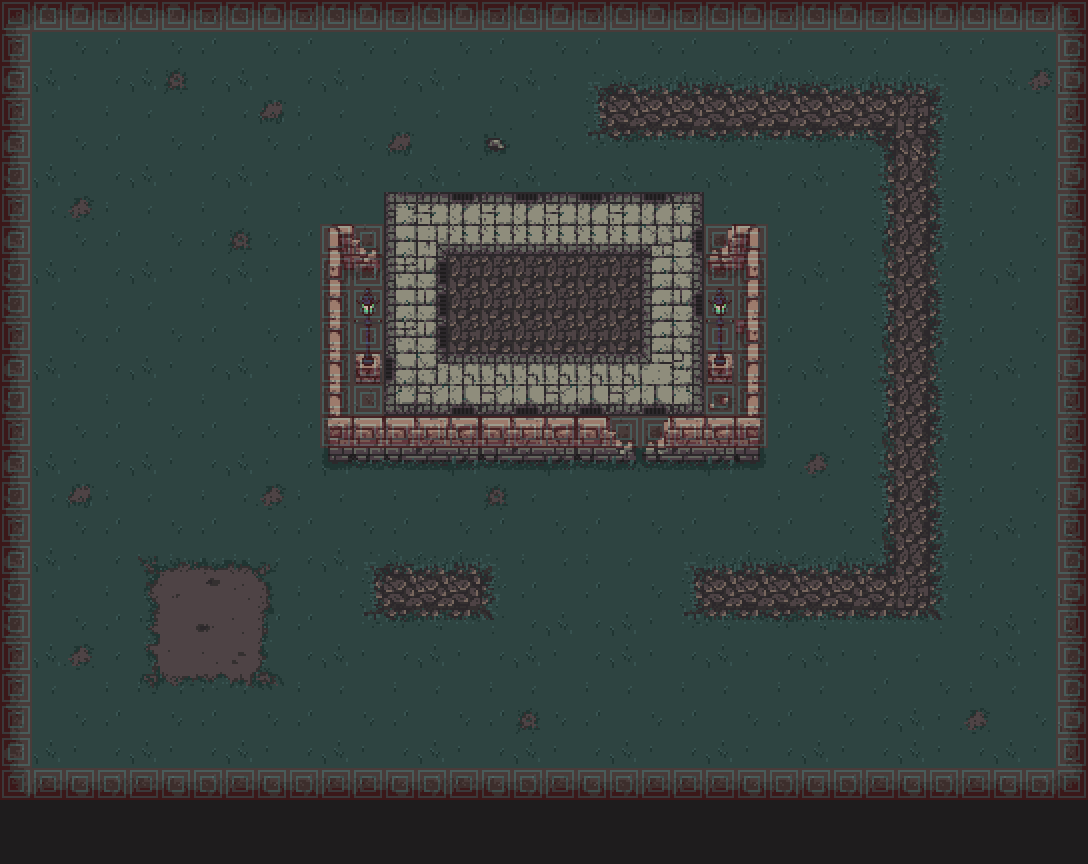

This game map was drawn from its Tiled (.tmx) file and the tilesets committed beside it. A one-line description and the trimmed map source follow:
An orthogonal 34x27 tile map with 32x32 px tiles, 3 tile layers (world_1, world_2, collision), 2 tilesets and 14 objects (4x knight, 4x civilian, 3x grave, player, mage, ...).

<map version="1.0" orientation="orthogonal" width="34" height="27" tilewidth="32" tileheight="32">
 <properties>
  <property name="background_color" value="#898989" />
 </properties>
 <tileset firstgid="1" name="metatiles" tilewidth="32" tileheight="32">
  <image source="collision_tiles.png" width="160" height="32" />
  <tile id="0">
   <properties>
    <property name="type" value="solid" />
   </properties>
  </tile>
  <tile id="1">
   <properties>
    <property name="type" value="lslope" />
   </properties>
  </tile>
  <tile id="2">
   <properties>
    <property name="type" value="rslope" />
   </properties>
  </tile>
  <tile id="3">
   <properties>
    <property name="type" value="platform" />
   </properties>
  </tile>
  <tile id="4">
   <properties>
    <property name="type" value="breakable" />
   </properties>
  </tile>
 </tileset>
 <tileset firstgid="6" name="map_normal_1" tilewidth="32" tileheight="32">
  <image source="world_1_1.png" width="1024" height="1024" />
 </tileset>
 <layer name="world_1" width="34" height="27">
  <data>[918 cells, 918 non-empty, 132 distinct tile ids]</data>
 </layer>
 <layer name="world_2" width="34" height="27">
  <data>[918 cells, 6 non-empty, 3 distinct tile ids]</data>
 </layer>
 <layer name="collision" width="34" height="27" opacity="0.13">
  <data>[918 cells, 152 non-empty, 1 distinct tile ids]</data>
 </layer>
 <objectgroup name="entities" width="34" height="27">
  <object name="player" x="192" y="608" width="32" height="32" />
  <object name="knight" x="224" y="352" width="32" height="32" />
  <object name="knight" x="130" y="355" width="32" height="32" />
  <object name="mage" x="512" y="349" width="32" height="32" />
  <object name="knight" x="833" y="353" width="32" height="32" />
  <object name="knight" x="929" y="353" width="32" height="32" />
  <object name="grave" x="574" y="578" width="32" height="32" />
  <object name="grave" x="642" y="639" width="32" height="32" />
  <object name="grave" x="510" y="641" width="32" height="32" />
  <object name="civilian" x="160" y="158" width="32" height="32" />
  <object name="civilian" x="853" y="103" width="32" height="32" />
  <object name="civilian" x="866" y="579" width="32" height="32" />
  <object name="civilian" x="800" y="481" width="32" height="32" />
  <object name="levelchanger" x="515" y="272" width="64" height="64">
   <properties>
    <property name="toLevel" value="level7" />
   </properties>
  </object>
 </objectgroup>
</map>
